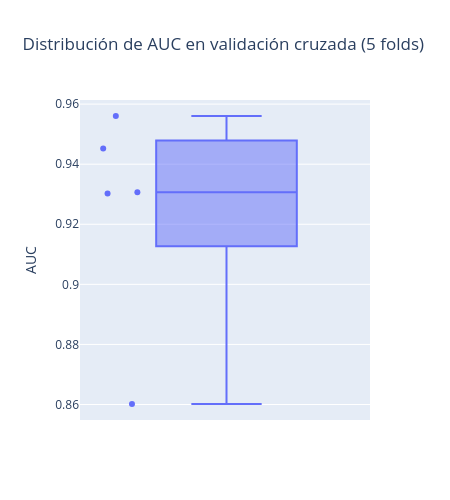

Here is the notebook cell this chart was saved with:
### Markdown cell above
## 9. Estabilidad del modelo: validación cruzada final

Revisamos qué tan estable es el AUC del mejor modelo a través de los folds, para descartar que el buen resultado se deba a una partición particularmente favorable.

### Code cell
cv_scores = cross_val_score(best_model, X_train, y_train, cv=cv, scoring="roc_auc", n_jobs=-1)

print("AUC por fold:", np.round(cv_scores, 4))
print(f"Media: {cv_scores.mean():.4f}  |  Desviación estándar: {cv_scores.std():.4f}")

fig = px.box(y=cv_scores, points="all", title="Distribución de AUC en validación cruzada (5 folds)")
fig.update_layout(yaxis_title="AUC", xaxis_title="", width=450, height=500)
fig.show()

### Figure 1 — Plotly figure (JSON) as saved in the notebook; plotly's stock layout.template omitted (floating-point values rounded to 4 significant figures)
{"data": [{"alignmentgroup": "True", "boxpoints": "all", "hovertemplate": "y=%{y}<extra></extra>", "legendgroup": "", "marker": {"color": "#636efa"}, "name": "", "notched": false, "offsetgroup": "", "orientation": "v", "showlegend": false, "type": "box", "x0": " ", "xaxis": "x", "y": [0.9302, 0.8602, 0.9452, 0.956, 0.9307], "y0": " ", "yaxis": "y"}], "layout": {"boxmode": "group", "height": 500, "legend": {"tracegroupgap": 0}, "title": {"text": "Distribución de AUC en validación cruzada (5 folds)"}, "width": 450, "xaxis": {"anchor": "y", "domain": [0, 1], "title": {"text": ""}}, "yaxis": {"anchor": "x", "domain": [0, 1], "title": {"text": "AUC"}}}}
